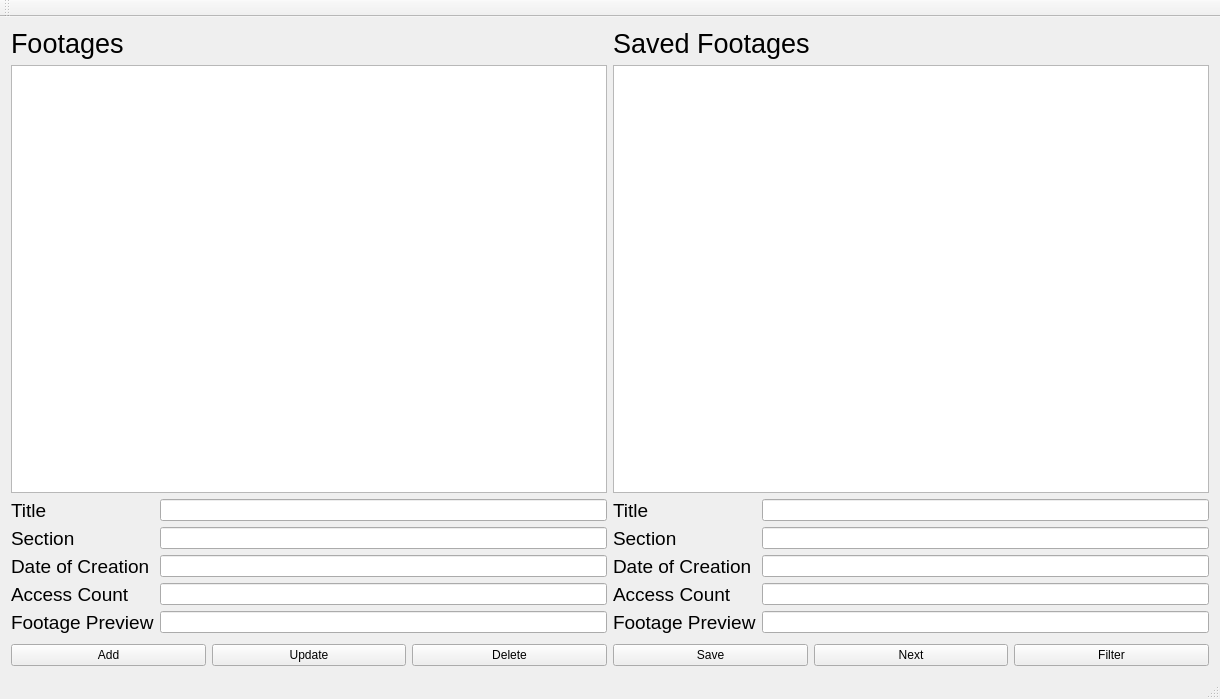
<?xml version="1.0" encoding="UTF-8"?>
<ui version="4.0">
 <class>lab11GUIClass</class>
 <widget class="QMainWindow" name="lab11GUIClass">
  <property name="geometry">
   <rect>
    <x>0</x>
    <y>0</y>
    <width>1220</width>
    <height>699</height>
   </rect>
  </property>
  <property name="windowTitle">
   <string>lab11GUI</string>
  </property>
  <widget class="QWidget" name="centralWidget">
   <layout class="QHBoxLayout" name="horizontalLayout_3">
    <item>
     <layout class="QFormLayout" name="formLayout">
      <item row="0" column="0">
       <widget class="QLabel" name="label">
        <property name="font">
         <font>
          <pointsize>20</pointsize>
         </font>
        </property>
        <property name="text">
         <string>Footages</string>
        </property>
       </widget>
      </item>
      <item row="1" column="0" colspan="2">
       <widget class="QListWidget" name="footageListWidget"/>
      </item>
      <item row="2" column="0" colspan="2">
       <layout class="QGridLayout" name="gridLayout">
        <item row="0" column="0">
         <widget class="QLabel" name="label_2">
          <property name="font">
           <font>
            <pointsize>14</pointsize>
           </font>
          </property>
          <property name="text">
           <string>Title</string>
          </property>
         </widget>
        </item>
        <item row="1" column="0">
         <widget class="QLabel" name="label_3">
          <property name="font">
           <font>
            <pointsize>14</pointsize>
           </font>
          </property>
          <property name="text">
           <string>Section</string>
          </property>
         </widget>
        </item>
        <item row="2" column="3">
         <widget class="QLineEdit" name="dateOfCreationLineEdit"/>
        </item>
        <item row="3" column="0" colspan="2">
         <widget class="QLabel" name="label_5">
          <property name="font">
           <font>
            <pointsize>14</pointsize>
           </font>
          </property>
          <property name="text">
           <string>Access Count</string>
          </property>
         </widget>
        </item>
        <item row="4" column="0" colspan="2">
         <widget class="QLabel" name="label_6">
          <property name="font">
           <font>
            <pointsize>14</pointsize>
           </font>
          </property>
          <property name="text">
           <string>Footage Preview</string>
          </property>
         </widget>
        </item>
        <item row="4" column="3">
         <widget class="QLineEdit" name="footagePreviewLineEdit"/>
        </item>
        <item row="2" column="0" colspan="2">
         <widget class="QLabel" name="label_4">
          <property name="font">
           <font>
            <pointsize>14</pointsize>
           </font>
          </property>
          <property name="text">
           <string>Date of Creation</string>
          </property>
         </widget>
        </item>
        <item row="3" column="3">
         <widget class="QLineEdit" name="accessCountLineEdit"/>
        </item>
        <item row="1" column="3">
         <widget class="QLineEdit" name="sectionLineEdit"/>
        </item>
        <item row="0" column="3">
         <widget class="QLineEdit" name="titleLineEdit"/>
        </item>
       </layout>
      </item>
      <item row="3" column="0" colspan="2">
       <layout class="QHBoxLayout" name="horizontalLayout">
        <item>
         <widget class="QPushButton" name="addButton">
          <property name="text">
           <string>Add</string>
          </property>
         </widget>
        </item>
        <item>
         <widget class="QPushButton" name="updateButton">
          <property name="text">
           <string>Update</string>
          </property>
         </widget>
        </item>
        <item>
         <widget class="QPushButton" name="deleteButton">
          <property name="text">
           <string>Delete</string>
          </property>
         </widget>
        </item>
       </layout>
      </item>
     </layout>
    </item>
    <item>
     <layout class="QFormLayout" name="formLayout_2">
      <item row="0" column="0">
       <widget class="QLabel" name="label_7">
        <property name="font">
         <font>
          <pointsize>20</pointsize>
         </font>
        </property>
        <property name="text">
         <string>Saved Footages</string>
        </property>
       </widget>
      </item>
      <item row="1" column="0" colspan="2">
       <widget class="QListWidget" name="footageListWidget_2"/>
      </item>
      <item row="2" column="0" colspan="2">
       <layout class="QGridLayout" name="gridLayout_2">
        <item row="0" column="0">
         <widget class="QLabel" name="label_8">
          <property name="font">
           <font>
            <pointsize>14</pointsize>
           </font>
          </property>
          <property name="text">
           <string>Title</string>
          </property>
         </widget>
        </item>
        <item row="1" column="0">
         <widget class="QLabel" name="label_9">
          <property name="font">
           <font>
            <pointsize>14</pointsize>
           </font>
          </property>
          <property name="text">
           <string>Section</string>
          </property>
         </widget>
        </item>
        <item row="2" column="3">
         <widget class="QLineEdit" name="dateOfCreationLineEdit_2"/>
        </item>
        <item row="3" column="0" colspan="2">
         <widget class="QLabel" name="label_10">
          <property name="font">
           <font>
            <pointsize>14</pointsize>
           </font>
          </property>
          <property name="text">
           <string>Access Count</string>
          </property>
         </widget>
        </item>
        <item row="4" column="0" colspan="2">
         <widget class="QLabel" name="label_11">
          <property name="font">
           <font>
            <pointsize>14</pointsize>
           </font>
          </property>
          <property name="text">
           <string>Footage Preview</string>
          </property>
         </widget>
        </item>
        <item row="4" column="3">
         <widget class="QLineEdit" name="footagePreviewLineEdit_2"/>
        </item>
        <item row="2" column="0" colspan="2">
         <widget class="QLabel" name="label_12">
          <property name="font">
           <font>
            <pointsize>14</pointsize>
           </font>
          </property>
          <property name="text">
           <string>Date of Creation</string>
          </property>
         </widget>
        </item>
        <item row="3" column="3">
         <widget class="QLineEdit" name="accessCountLineEdit_2"/>
        </item>
        <item row="1" column="3">
         <widget class="QLineEdit" name="sectionLineEdit_2"/>
        </item>
        <item row="0" column="3">
         <widget class="QLineEdit" name="titleLineEdit_2"/>
        </item>
       </layout>
      </item>
      <item row="3" column="0" colspan="2">
       <layout class="QHBoxLayout" name="horizontalLayout_2">
        <item>
         <widget class="QPushButton" name="saveButton">
          <property name="text">
           <string>Save</string>
          </property>
         </widget>
        </item>
        <item>
         <widget class="QPushButton" name="nextButton">
          <property name="text">
           <string>Next</string>
          </property>
         </widget>
        </item>
        <item>
         <widget class="QPushButton" name="filterButton">
          <property name="text">
           <string>Filter</string>
          </property>
         </widget>
        </item>
       </layout>
      </item>
     </layout>
    </item>
   </layout>
  </widget>
  <widget class="QMenuBar" name="menuBar">
   <property name="geometry">
    <rect>
     <x>0</x>
     <y>0</y>
     <width>1220</width>
     <height>26</height>
    </rect>
   </property>
  </widget>
  <widget class="QToolBar" name="mainToolBar">
   <attribute name="toolBarArea">
    <enum>TopToolBarArea</enum>
   </attribute>
   <attribute name="toolBarBreak">
    <bool>false</bool>
   </attribute>
  </widget>
  <widget class="QStatusBar" name="statusBar"/>
 </widget>
 <layoutdefault spacing="6" margin="11"/>
 <resources>
  <include location="lab11GUI.qrc"/>
 </resources>
 <connections/>
</ui>
